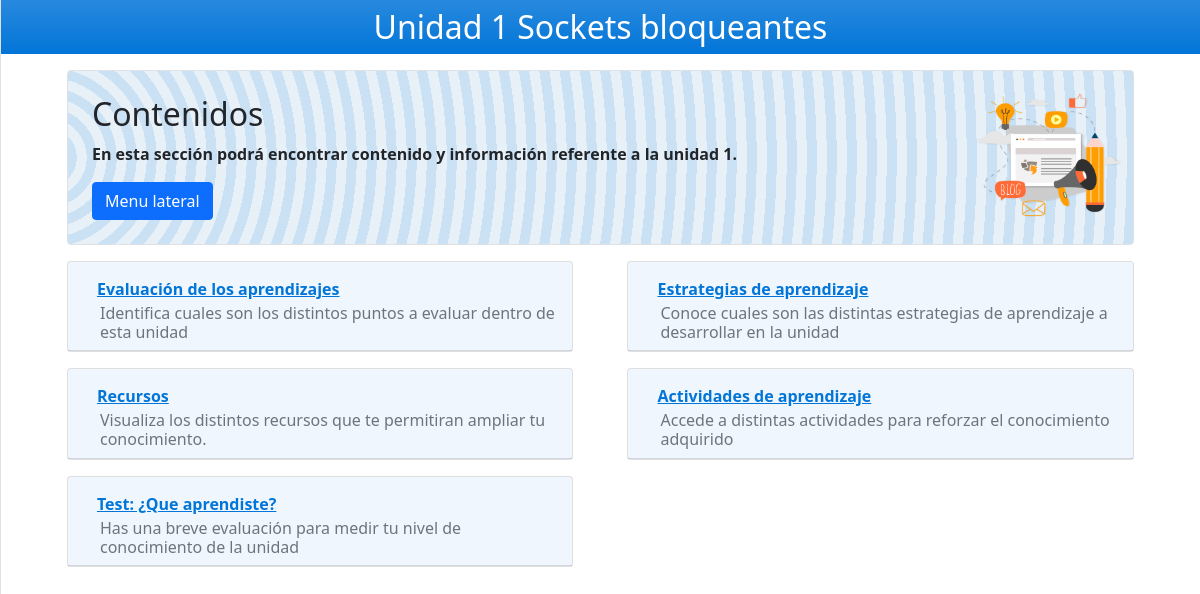
The app's page /resource/1/, older data.
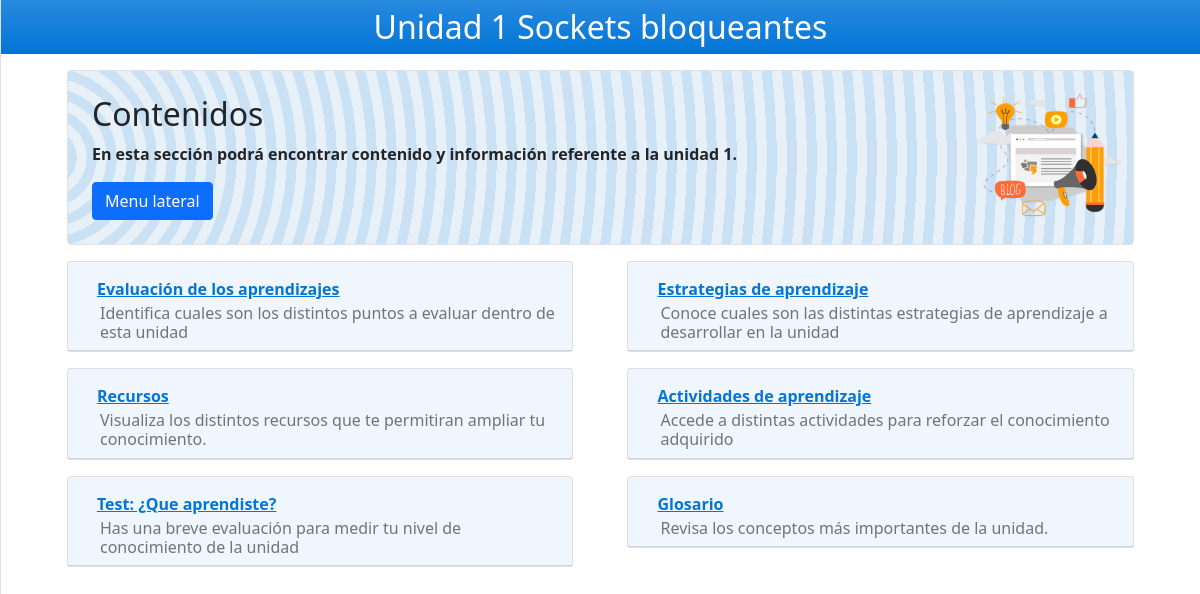
The same page, newer data.
### gestion/models.py (models this page shows, shortened)
class BaseUnit(models.Model):
    class Meta:
        abstract = True
    name = models.CharField(
        max_length=50, help_text="Nombre de la unidad.", verbose_name="Nombre de la unidad"
    )
    order = models.PositiveIntegerField(
        unique=True, help_text="Índice de la unidad (usado para ordenar cada unidad).", verbose_name="Índice"
    )

class UnitResource(BaseUnit):
    class Meta:
        ordering = ("order",)
    parent = models.ForeignKey(
        Unit,
        on_delete=models.CASCADE,
        related_name="ResourceUnit",
        help_text="Sección padre de este recurso.",
        verbose_name="Sección padre",
    )
    contents = models.TextField(help_text="Contenidos (HTML) para este recurso.", max_length=1000)
    subtitle = models.TextField(max_length=9000, help_text="Subtítulo, opcional.", blank=True, null=True)
    order_as_str = models.CharField(
        max_length=10,
        unique=True,
        help_text="Índice a mostrar en el sitio (Ej: 1.2.3).",
        verbose_name="Índice (temario)",
    )

### gestion/views.py (the view)
# urls.py: path("resource/<int:order>/", views.resource, name="resource")
def resource(request, order: int):
    if this_unit := Unit.objects.filter(order=order).first():
        return render(
            request,
            "resource.html",
            context={
                "this_unit": this_unit,
                "units": Unit.objects.all(),
                "resources": UnitResource.objects.filter(parent=this_unit),
            },
        )
    raise Http404()

### gestion/templates/resource.html (shortened to what this page needs)
{% extends 'base.html' %}
{% load static %}
{% block content %}
	<div style="padding-top: 0px;">
        <div class="text-white text-center mx-auto p-2 bg-gradient " style="background-color: {{ this_unit.header_color }};">
			<h2 style="margin-bottom: 0"> Unidad {{ this_unit.order }} {{ this_unit.name }}</h2>
        </div>
        <div class="col col-md-11 p-3 mx-auto">
            <img src="{% static 'main/content.png'%}" width="170" height="170" class="d-inline-block align-top float-right" alt="">
            <div class="bg-light p-4 rounded border border_acccent soft_accent">
                <h2 id="objetivo">Contenidos</h2>
                <p class="font-weight-bold">
                	En esta sección podrá encontrar contenido y información referente a la unidad {{ this_unit.order }}.
                </p>
                <button class="btn btn-primary text-white" id="sidebarToggle">Menu lateral</button>
            </div>
            <div class="p-2">
            </div>
            <div class="card-deck">
                <div class="row">
                {% for item in resources %}
                    <div class="col col-md-6 mb-3">
                        <div class="card">
                            <div class="card-header softer_accent" id="heading_{{item.order}}">
                                <button class="btn btn-link font-weight-bold" data-toggle="collapse" data-target="#collapse_{{item.order}}"
                                    aria-expanded="true" aria-controls="collapse_{{item.order}}">
                                     {{item.name}}
                                </button>
                                {% if item.subtitle %}
                                    <h6 class="card-subtitle ml-3 text-muted">{{ item.subtitle }}</h6>
                                {% endif %}
                            </div>
                        </div>
                    </div>
                {% endfor %}
                </div>
            </div>
        </div>
    </div>
</div>
{% endblock %}

Row changes from the older to the newer data that the page shows:
added UnitResource: name "Glosario", subtitle "Revisa los conceptos más importantes de la unidad."
